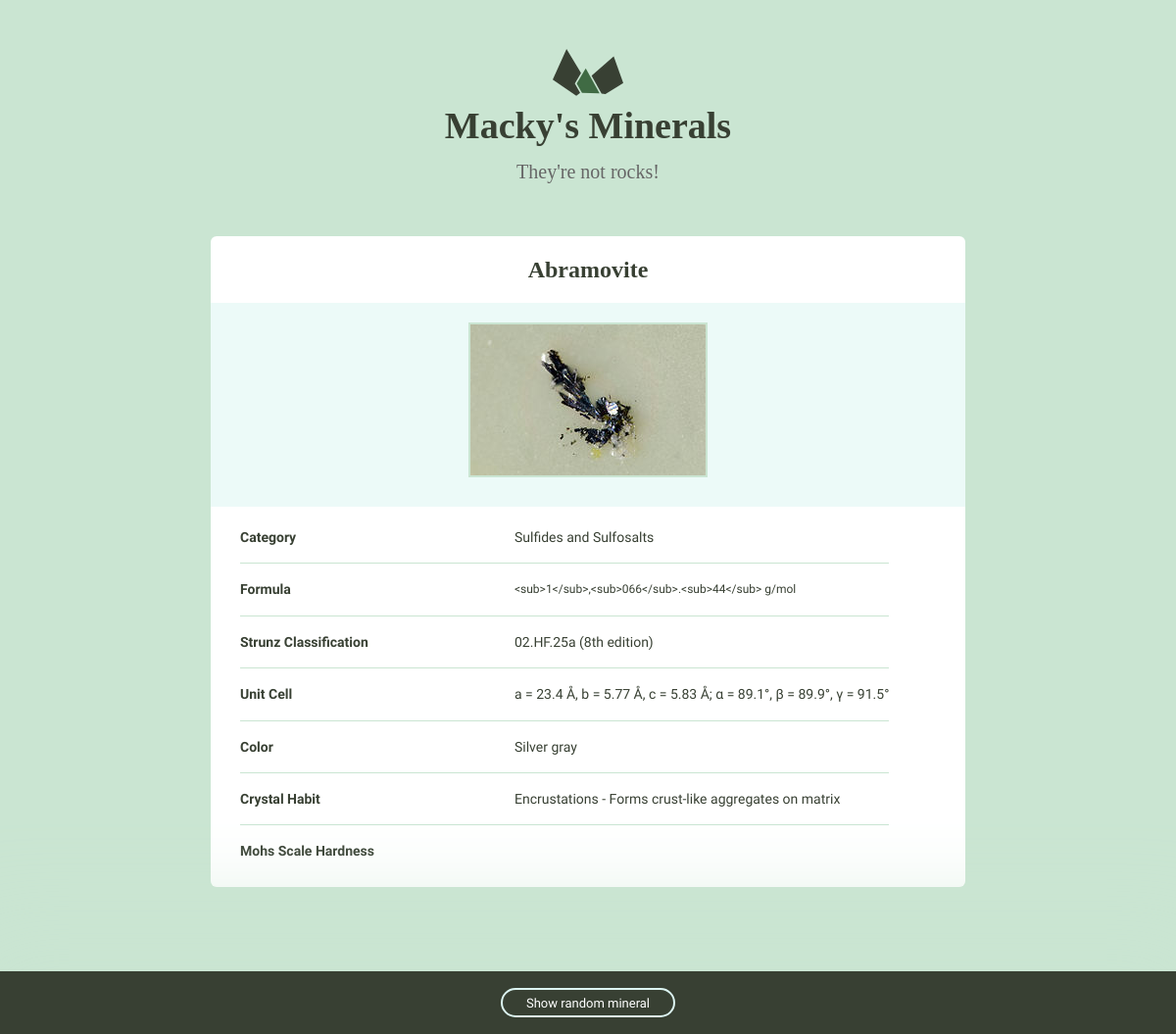
The app's page /minerals/4/ with its own data.
### minerals/models.py (models this page shows)
class Mineral(models.Model):
    name = models.CharField(max_length=250)
    image_filename = models.CharField(max_length=250)
    image_caption = models.CharField(max_length=250)
    category = models.CharField(max_length=250)
    formula = models.CharField(max_length=250)
    strunz_classification = models.CharField(max_length=250)
    crystal_system = models.CharField(max_length=250)
    unit_cell = models.CharField(max_length=250)
    color = models.CharField(max_length=250)
    crystal_symmetry = models.CharField(max_length=250)
    cleavage = models.CharField(max_length=250)
    mohs_scale_hardness = models.CharField(max_length=250)
    luster = models.CharField(max_length=250)
    streak = models.CharField(max_length=250)
    diaphaneity = models.CharField(max_length=250)
    optical_properties = models.CharField(max_length=250)
    refractive_index = models.CharField(max_length=250)
    crystal_habit = models.CharField(max_length=250)
    specific_gravity = models.CharField(max_length=250)

### minerals/views.py (the view)
# urls.py: url(r'(?P<pk>\d+)/$', views.detail, name='detail')
def detail(request, pk):
    mineral = Mineral.objects.get(pk=pk)
    return render(request, 'minerals/detail.html', {'mineral': mineral})

### minerals/templatetags/mineral_extras.py (called while the page is built)
@register.simple_tag
def random_mineral():
    return random.randint(1,873)

### minerals/templates/minerals/detail.html (shortened to what this page needs)
{% extends "minerals/layout.html" %}
{% load static from staticfiles %}
{% block content %}
<div class="grid-100">
   <div class="grid-100 mineral__container">
      <h1 class="mineral__name">{{ mineral.name|title }}</h1>
      <div class="mineral__image-bg">
        <img class="mineral__image" src="{% static 'images/'%}{{ mineral.name}}.jpg"/>
        <p class="mineral__caption">{{ mineral.image_caption }}</p>
      </div>
       <div class="mineral__table-container">
        <table class="mineral__table">
         <tr>
            <td class="mineral__category">Category</td>
            <td>{{ mineral.category }}</td>
          </tr>
          <tr>
            <td class="mineral__category">Formula</td>
            <td class="mineral__formula">{{ mineral.formula }}</td>
          </tr>
          <tr>
            <td class="mineral__category">Strunz Classification</td>
            <td>{{ mineral.strunz_classification }}</td>
          </tr>
          <tr>
            <td class="mineral__category">Unit Cell</td>
            <td>{{ mineral.unit_cell }}</td>
          </tr>
          <tr>
            <td class="mineral__category">Color</td>
            <td> {{ mineral.color }}</td>
          </tr>
          <tr>
            <td class="mineral__category">Crystal Habit</td>
            <td>{{ mineral.crystal_habit }}</td>
          </tr>
          <tr>
            <td class="mineral__category">Mohs Scale Hardness</td>
            <td>{{ mineral.mohs_scale_hardness }}</td>
          </tr>
        </table>
      </div>
   </div>
</div>
{% endblock %}

### assets/css/style.css (style rules this page uses)
html { font-family: sans-serif; -ms-text-size-adjust: 100%; -webkit-text-size-adjust: 100%; }
body { margin: 0; }
h1 { font-size: 2em; margin: 0.67em 0; }
img { border: 0; }
table { border-collapse: collapse; border-spacing: 0; }
td, th { padding: 0; }
html { font-size: 62.5%; }
body { background-color: #CAE5D2; font-size: 1.5em; line-height: 1.6; font-weight: 400; font-family: "Cousine"; color: #666; }
.grid, .grid-5, .grid-10, .grid-15, .grid-20, .grid-25, .grid-30, .grid-33, .grid-35, .grid-40, .grid-45, .grid-50, .grid-55, .grid-60, .grid-65, .grid-66, .grid-70, .grid-75, .grid-80, .grid-90, .grid-95, .grid-100 { float: left; box-sizing: border-box; position: relative; }
.grid-100 { width: 100%; padding: 0 15px; }
h1, h2, h3, h4, h5, h6 { margin-top: 0; margin-bottom: 2rem; font-weight: bold; font-family: "Work Sans", sans-serif; color: #384033; }
h1 { font-size: 3.8rem; }
@media (min-width: 550px) { h1 { font-size: 3.8rem; } }
p { margin-top: 0; font-size: 1.6rem; }
th, td { padding: 15px; text-align: left; border-bottom: 1px solid #e1e1e1; }
th:first-child, td:first-child { padding-left: 0; }
th:last-child, td:last-child { padding-right: 0; }
table, p, ul { margin-bottom: 2.5rem; }
.mineral__container { background-color: #fff; border-radius: 6px; list-style: none; padding: 0; text-align: center; }
.mineral__name { display: block; width: 100%; margin: 0; font-size: 24px; padding: 15px 0 15px 0; font-family: "AR JULIAN" }
.mineral__image { display: block; margin: 0 auto; border: solid 2px #CAE5D2; }
.mineral__image-bg { background-color: #ecfaf8; padding: 20px 0; }
.mineral__caption { font-size: 12px; font-style: italic; padding: 10px 0 0 0; margin: 0; }
.mineral__table { font-size: 14px; color: #384033; }
.mineral__table td { border-color: #CAE5D2; }
.mineral__table tr:last-of-type td { border-bottom: none; padding-bottom: 0; }
.mineral__table-container { padding: 5px 30px 0; }
.mineral__category { font-weight: bold; width: 40%; }
.mineral__formula { font-size: 12px; }

### records on screen
Mineral: name "Abramovite", name (picture), category "Sulfides and Sulfosalts", formula "<sub>1</sub>,<sub>066</sub>.<sub>44</sub> g/mol", strunz_classification "02.HF.25a (8th edition)", unit_cell "a = 23.4 Å, b = 5.77 Å, c = 5.83 Å; α = 89.1°, β = 89.9°, γ = 91.5°", color "Silver gray", crystal_habit "Encrustations - Forms crust-like aggregates on matrix"
